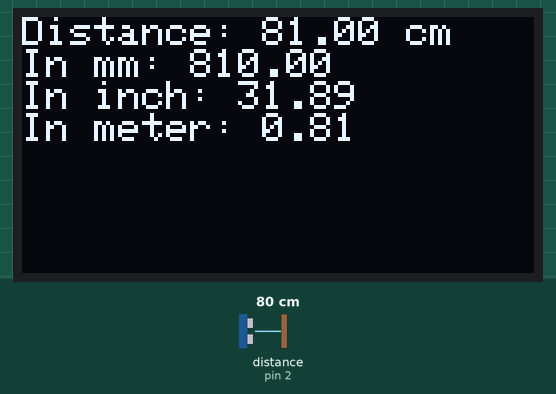
Simulated run of this sketch. Board: Arduino Uno, built with avr-gcc and run on an emulated ATmega328P. Parts: 128×64 one-colour display. Inputs (shaded band) come from the test bench; at power-on: distance to the obstacle (sensor on pin 2) 80 cm. The echo pulse lasts 58.3 µs per cm; the display library's start-up logo is not drawn; what the sketch prints to the serial monitor is not drawn.

Above: at 3.5 s.
3.6 s: distance to the obstacle (sensor on pin 2) set to 2 cm
At 5.6 s:
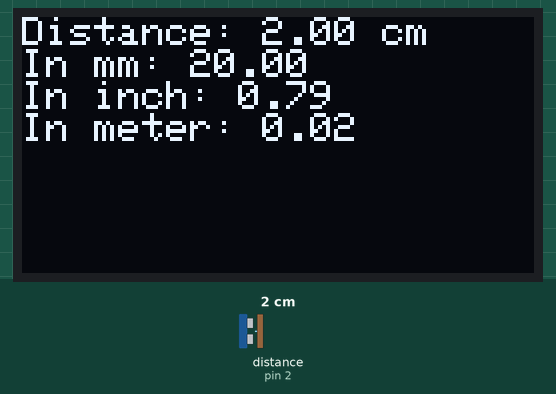
5.9 s: distance to the obstacle (sensor on pin 2) set to 4 cm
At 7.3 s:
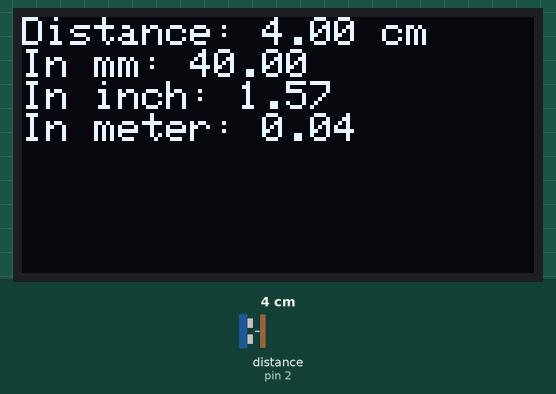
8.0 s: distance to the obstacle (sensor on pin 2) set to 9 cm
At 9.1 s:
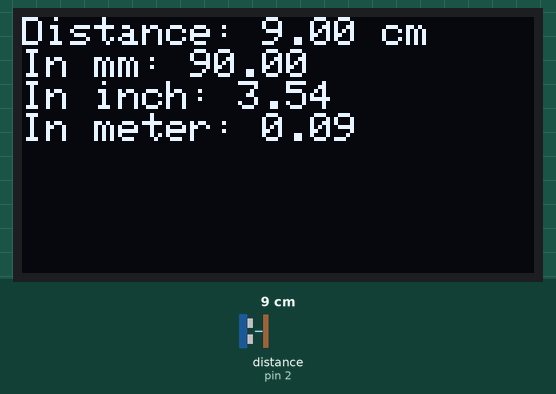
Timing chart, 0 to 11.0 s (numbered marks = the images above; inputs shaded):
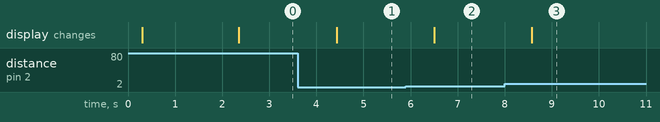

Measured:
- after the input at 3.6 s, the display: changes after 0.83 s (image 1)
- after the input at 5.9 s, the display: changes after 0.60 s (image 2)
- after the input at 8.0 s, the display: changes after 0.58 s (image 3)

The sketch:

DistanceAndOled.ino
```cpp
#include <SPI.h>
#include <Wire.h>
#include <Adafruit_GFX.h>
#include <Adafruit_SH110X.h>
#include <NewPing.h>

#define TRIGGER_PIN  3  // Arduino pin tied to trigger pin on the ultrasonic sensor.
#define ECHO_PIN     2  // Arduino pin tied to echo pin on the ultrasonic sensor.
#define MAX_DISTANCE 500 // Maximum distance we want to ping for (in centimeters). Maximum sensor distance is rated at
NewPing sonar(TRIGGER_PIN, ECHO_PIN, MAX_DISTANCE); // NewPing setup of pins and maximum distance.

#define i2c_Address 0x3c
#define SCREEN_WIDTH 128
#define SCREEN_HEIGHT 64
#define OLED_RESET -1
Adafruit_SH1106G display = Adafruit_SH1106G(SCREEN_WIDTH, SCREEN_HEIGHT, &Wire, OLED_RESET);

float distanceCm;

void setup() {

  Serial.begin(9600);

  delay(250);
  display.begin(i2c_Address, true);
  display.display();
  delay(2000);


}

void loop() {

  getDistance();
  // Text display tests
  display.clearDisplay();
  display.setTextSize(1);
  display.setTextColor(SH110X_WHITE);
  display.setCursor(0, 0);

  // Display distance in different units
  display.print("Distance: ");
  display.print(distanceCm);
  display.println(" cm");

  display.print("In mm: ");
  display.println(distanceCm * 10);

  display.print("In inch: ");
  display.println(distanceCm * 0.393701);

  display.print("In meter: ");
  display.println(distanceCm * 0.01);

  display.display();
  delay(1000);
  display.clearDisplay();
}


void getDistance(){
  distanceCm = sonar.ping_cm();
  Serial.print("Ping: ");
  Serial.print(sonar.ping_cm()); // Send ping, get distance in cm and print result (0 = outside set distance range)
  Serial.println("cm");
}
```
